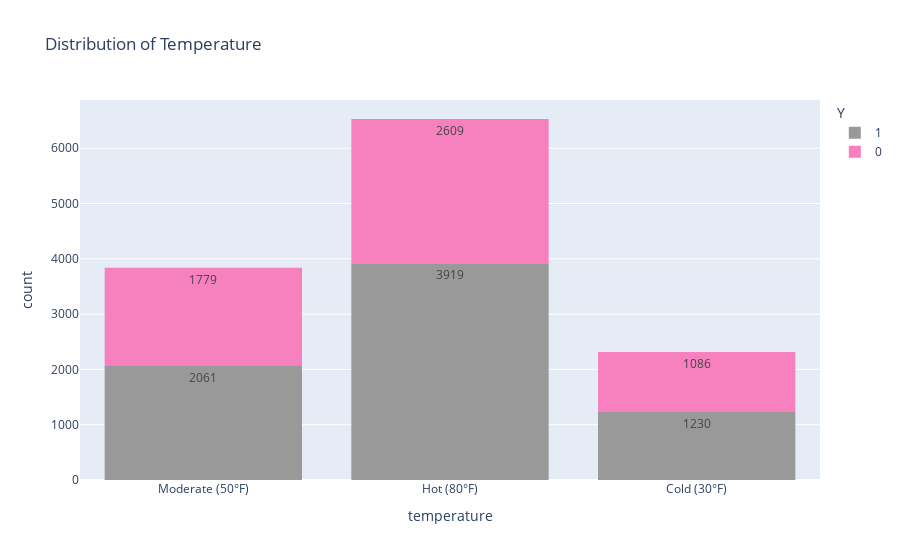

Here is the notebook cell this chart was saved with:
### Markdown cell above
6. Use a histogram to visualize the temperature column.

### Code cell
fig = px.histogram(
    data1,
    x="temperature",
    title="Distribution of Temperature",
    color = 'Y',
    text_auto='1f',
    color_discrete_sequence=px.colors.qualitative.Set1_r
)
fig.show()

### Figure 1 — Plotly figure (JSON) as saved in the notebook; plotly's stock layout.template omitted (floating-point values rounded to 4 significant figures; data arrays with more than 128 entries replaced by an {"elided": "..."} marker saying what was removed)
{"data": [{"bingroup": "x", "hovertemplate": "Y=1<br>temperature=%{x}<br>count=%{y}<extra></extra>", "legendgroup": "1", "marker": {"color": "rgb(153,153,153)", "pattern": {"shape": ""}}, "name": "1", "orientation": "v", "showlegend": true, "texttemplate": "%{value:1f}", "type": "histogram", "x": {"elided": "7210 str values"}, "xaxis": "x", "yaxis": "y"}, {"bingroup": "x", "hovertemplate": "Y=0<br>temperature=%{x}<br>count=%{y}<extra></extra>", "legendgroup": "0", "marker": {"color": "rgb(247,129,191)", "pattern": {"shape": ""}}, "name": "0", "orientation": "v", "showlegend": true, "texttemplate": "%{value:1f}", "type": "histogram", "x": {"elided": "5474 str values"}, "xaxis": "x", "yaxis": "y"}], "layout": {"barmode": "relative", "legend": {"title": {"text": "Y"}, "tracegroupgap": 0}, "title": {"text": "Distribution of Temperature"}, "xaxis": {"anchor": "y", "domain": [0, 1], "title": {"text": "temperature"}}, "yaxis": {"anchor": "x", "domain": [0, 1], "title": {"text": "count"}}}}
